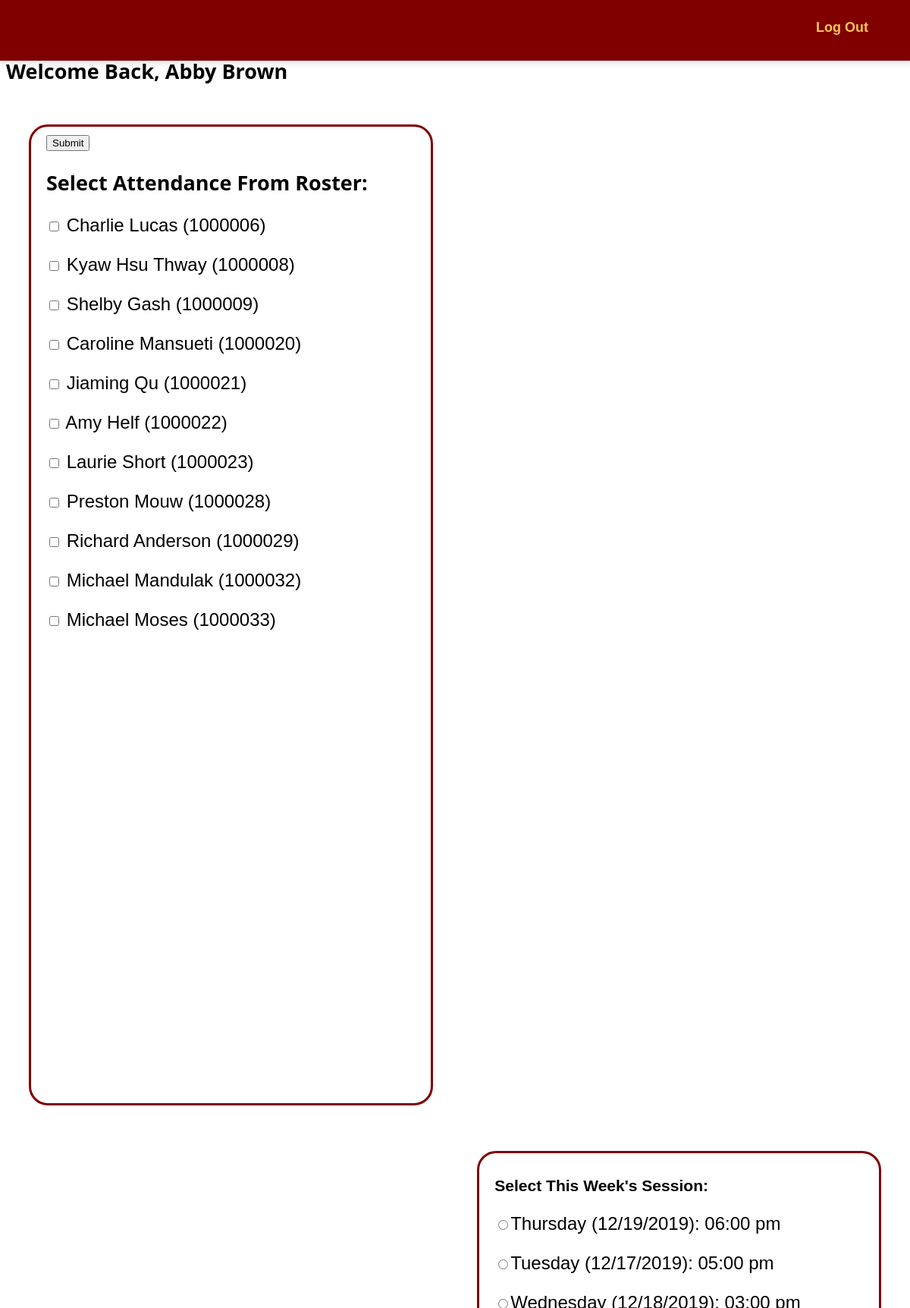
Screenshot of /attendancepage.php (signed in) with the database file from the repository.
### tables this page shows
CREATE TABLE `Student` (
  `ID` int(11) NOT NULL,
  `name` varchar(20) DEFAULT NULL,
  `email` varchar(320) DEFAULT NULL,
  `password` varchar(100) NOT NULL,
  `major` varchar(100) DEFAULT NULL
);

CREATE TABLE `Enrolled_In` (
  `student_ID` int(11) NOT NULL,
  `department` varchar(4) NOT NULL,
  `course_number` int(11) NOT NULL,
  `course_section` int(11) NOT NULL
);

CREATE TABLE `Session` (
  `session_time` time NOT NULL,
  `duration` time DEFAULT NULL,
  `SI_ID` int(11) NOT NULL,
  `session_weekday` varchar(30) NOT NULL
);

### attendancepage.php (the view, shortened to what this page needs)
<!DOCTYPE html>
<?php
$email = $_SESSION['uname']
?>
<html>
<head>
    <link rel="stylesheet" href="https://cdnjs.cloudflare.com/ajax/libs/font-awesome/4.7.0/css/font-awesome.min.css">
     <link rel ="stylesheet" href="stylemenu.css">
     <link rel ="stylesheet" href="stylesheet.css">
     <link rel = "stylesheet" href = "stylesheet.css">
</head>
<header>
    <nav id="navigation">
<ul class ="links">
    <li><a href="logout.php">Log Out</a>
    </li>
</ul>
</nav>
</header>
<body>
    <?php
    $connection = new mysqli('localhost','jstoetzel1','jstoetzel1','SalisburySIDB');
    $IDQuery = "SELECT ID FROM Student WHERE email = '" . $email . "'";
    $result = $connection->query($IDQuery);
    if($result) {
        foreach ($result as $row) {
            $ID = $row['ID'];
        }
    }
    $NameQuery = "SELECT name FROM Student WHERE ID = '" . $ID . "'";
    $result = $connection->query($NameQuery);
    if($result) {
        foreach ($result as $row) {
            $name = $row['name'];
        }
    }
    echo "<h2>Welcome Back, ". $name . " </h2>";
    ?>
  <form action="#" method= "post">
<div class = "column" style="width: 100%; float:left; width: 45%; overflow: hidden">
  <div class = "scroll_bar">
  <input type="submit"/>
  <h2>Select Attendance From Roster: </h2>
<?php
    $ClassQuery = "SELECT department, number, section FROM Course WHERE SI_ID = " . $ID;
    $CQResult = $connection->query($ClassQuery);
    if($CQResult){
        foreach($CQResult as $row1){
            $EnrollQuery = "SELECT student_ID FROM Enrolled_In WHERE department = '" . $row1['department'] . "' AND course_number = " . $row1['number'] . " AND course_section = " . $row1['section'];
            $EQResult = $connection->query($EnrollQuery);
            if($EQResult){
                foreach($EQResult as $row2){
                    $StudentQuery = "SELECT name FROM Student WHERE ID = " . $row2['student_ID'];
                    $SQResult = $connection->query($StudentQuery);
                    if($SQResult){
                        foreach($SQResult as $row3){
                            echo "<p><input type = 'checkbox' name = 'Attendance[]' value = '" .$row2['student_ID']. "'> ".$row3['name'] . " (" . $row2['student_ID'] . ")</p>";
                        }
                    }
                }
            }
        }
    }
?>
   </div>
  </div>
 <div class = "column" style = 'float:right; height: 400px; overflow: hidden;'>
  <div class = "scroll_bar" style = "height: 600px;">
  <h3>Select This Week's Session:  </h3>
       <?php
    $SessionQuery = "SELECT session_weekday, session_time, duration FROM Session WHERE SI_ID = " . $ID;
    $result = $connection->query($SessionQuery);
    if($result){
        foreach($result as $row){
            $SessionDay = $row['session_weekday'];
            $SessionTime = $row['session_time'];
            if($SessionDay == "Sunday"){
                $SessionNum = 0;
            }
            else if($SessionDay == "Monday"){
                $SessionNum = 1;
            }
            else if($SessionDay == "Tuesday"){
                $SessionNum = 2;
            }
            else if($SessionDay == "Wednesday"){
                $SessionNum = 3;
            }
            else if($SessionDay == "Thursday"){
                $SessionNum = 4;
            }
            else if($SessionDay == "Friday"){
                $SessionNum = 5;
            }
            $radio['date'] = date('m/d/Y',(strtotime ('-' .  ($DateNum - $SessionNum) . ' day' , strtotime ( date('m/d/Y')))));
            $radio['input'] =  $radio['date']."---".$SessionTime;
            $radio['time'] = date('h:i a', strtotime($SessionTime));
            $radio['text'] = $SessionDay . " (" . $radio['date'] . "): " . $radio['time'];
echo "<p><input type = 'radio' name = 'Session' value='${radio['input']}'>${radio['text']}</p>"
           . "</p>";
        }
      }
  ?>
  </div>
</div>
  </form>
</body>
</html>

### stylemenu.css (style rules this page uses)
* { box-sizing: border-box; }
body { line-height: normal; font-size: 16px; font-family: sans-serif; }
a, a:hover { color: #33334d; text-decoration: none; font-weight: 600; }
nav { position: fixed; left: 0; right: 0; top: 0; height: 80px; background: #800000; box-shadow: 0 0px 9px 4px rgba(0, 0, 0, 0.1), 0 -5px 2px 2px rgba(0, 0, 0, 0.1); z-index: 1000; min-width: 580px; }
nav .links { float: right; margin-right: 30px; margin-bottom:0; margin-top: .5vw; position: relative; }
nav .links li { float: left; list-style: none; position: relative; margin: 10px; display: inline-block; }
nav .links li > a { position: relative; display: inline-block; padding: 0 10px; line-height: 30px; height: 30px; }

### stylesheet.css (style rules this page uses)
header { margin:0; }
body { color: black; background-color: white; margin-top: 75px; font-size:1.5vw; }
* { box-sizing: border-box; }
.column { float: right; width: 45%; padding-left: 10px; padding-right:10px; color:black; margin: 30px; border: solid; border-color:#800000; border-radius:25px; background-color: white; height:75vh; }
.scroll_bar { overflow: auto; padding: 10px; height: 675px; }
a { text-decoration:none; color :#F7C55A; }
h1, h2 { font-family: 'Open Sans', sans-serif; }
p { font-family: 'Catamaran', sans-serif; color: black; font-size: 2vw; }
form { margin-top:20px; }
li { font-family: 'Catamaran', sans-serif; padding: 5px; color: #F7C55A; }

### rows the page displays
student: name "Abby Brown"
enrolled_in: student_ID "1000006"
student: name "Charlie Lucas"
enrolled_in: student_ID "1000008"
student: name "Kyaw Hsu Thway"
enrolled_in: student_ID "1000009"
student: name "Shelby Gash"
enrolled_in: student_ID "1000020"
student: name "Caroline Mansueti"
enrolled_in: student_ID "1000021"
student: name "Jiaming Qu"
enrolled_in: student_ID "1000022"
student: name "Amy Helf"
enrolled_in: student_ID "1000023"
student: name "Laurie Short"
enrolled_in: student_ID "1000028"
student: name "Preston Mouw"
enrolled_in: student_ID "1000029"
student: name "Richard Anderson"
enrolled_in: student_ID "1000032"
student: name "Michael Mandulak"
enrolled_in: student_ID "1000033"
student: name "Michael Moses"
session: text "Thursday (12/19/2019): 06:00 pm"
session: text "Tuesday (12/17/2019): 05:00 pm"
